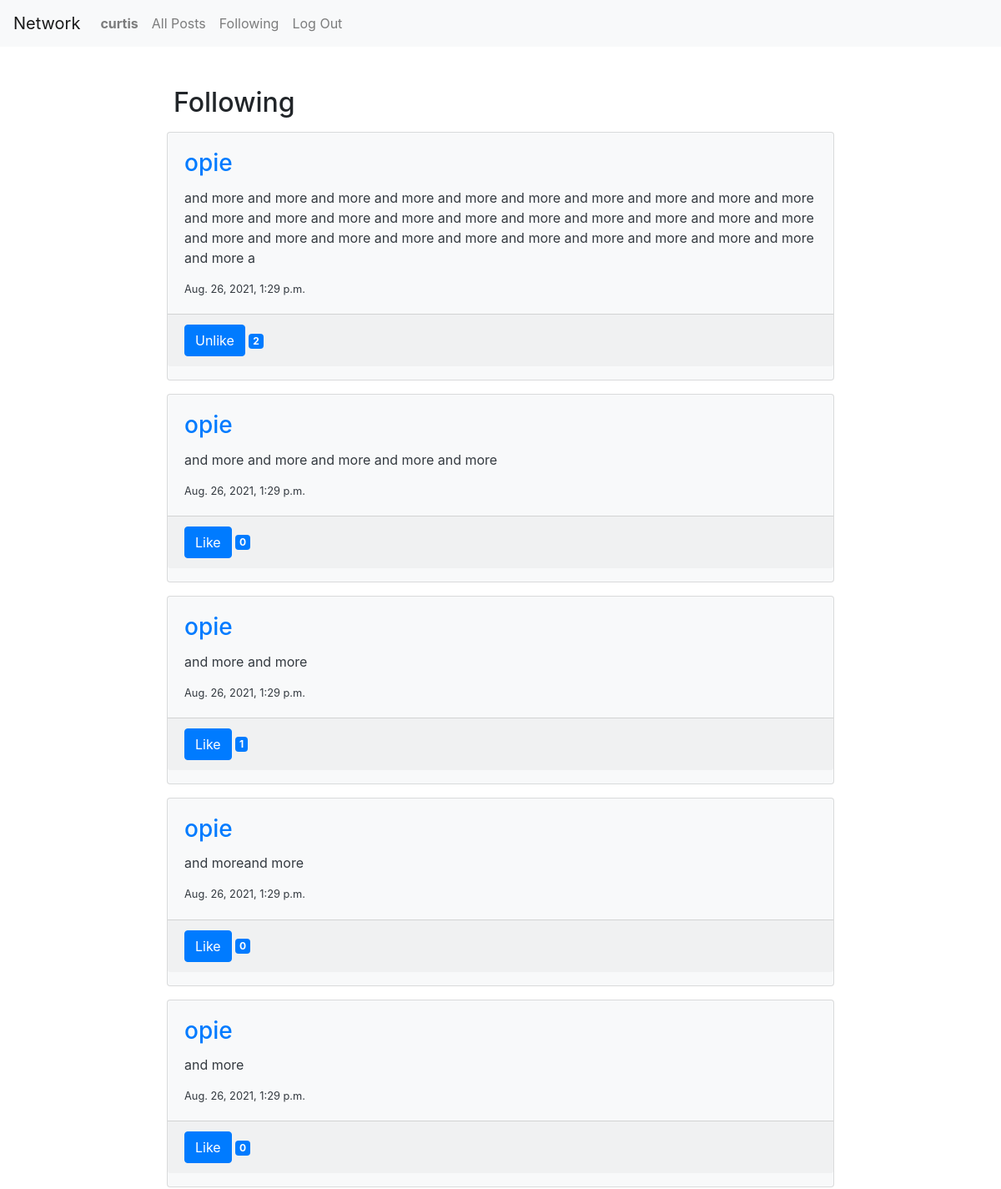
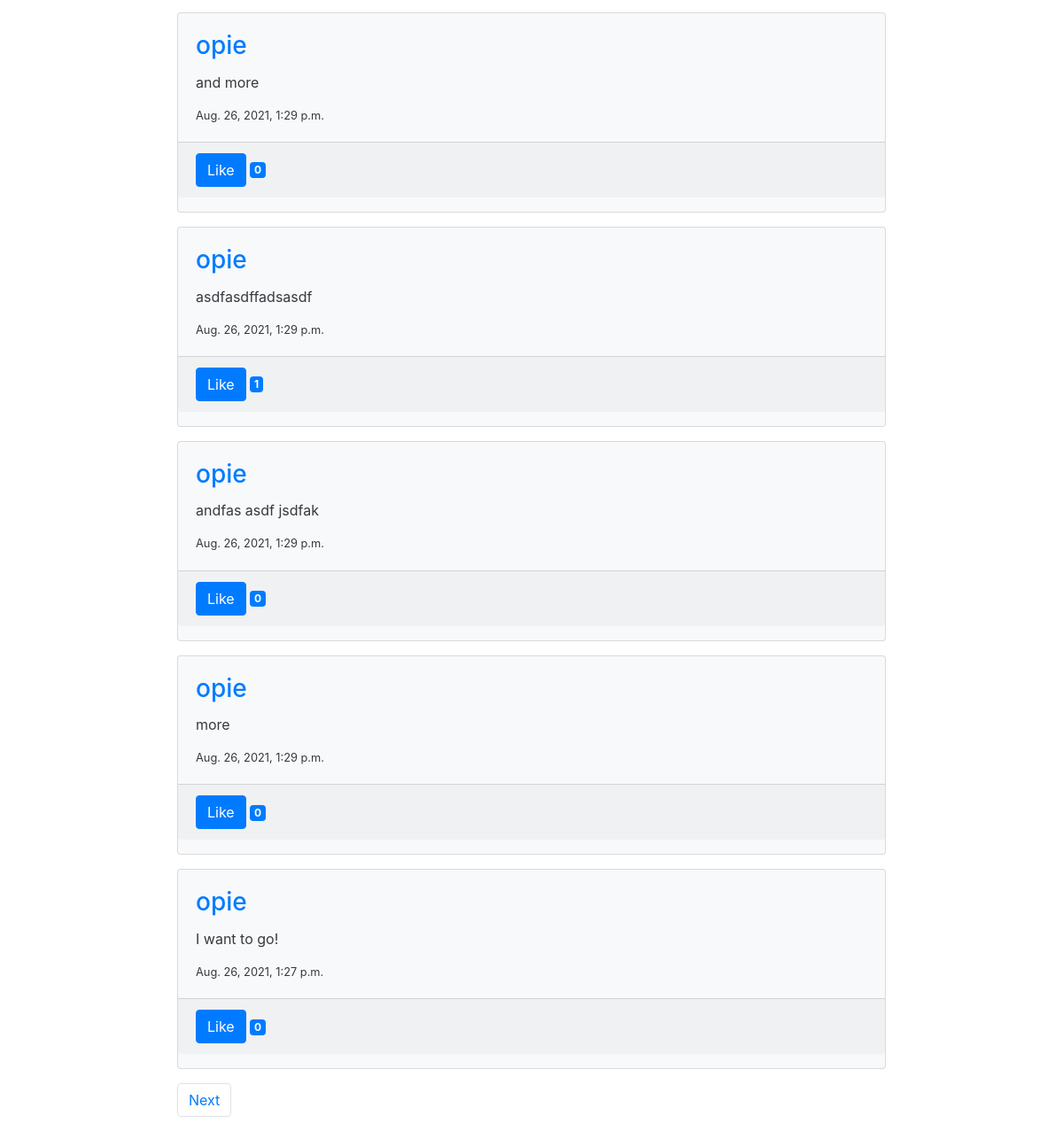
Page /following (signed in) on the committed database (2 pictures, top to bottom).
### network/models.py (models this page shows, shortened)
class User(AbstractUser):
    def __str__(self):
        return f"{self.username}"

class Post(models.Model):
    poster = models.ForeignKey(
        User, on_delete=models.CASCADE, related_name="posts")
    content = models.CharField(max_length=280)
    created = models.DateTimeField(auto_now_add=True)
    updated = models.DateTimeField(auto_now=True)

### network/views.py (the view)
# urls.py: path("following", views.following, name="following"),
@login_required
def following(request):
    user_id = request.user.id
    follows = list(Follow.objects.filter(
        follower=user_id, follow_status=True).values())
    if follows != []:
        followed_users = []
        for follow in follows:
            followed_users.append(follow["followed_id"])
        followed_posts = []
        for user in followed_users:
            followed_posts += list(Post.objects.filter(poster=user).values())
        followed_posts = get_post_data(followed_posts, user_id)
        paginator = Paginator(followed_posts, 10)
        page_number = request.GET.get('page')
        page_obj = paginator.get_page(page_number)
        context = {
            "page_obj": page_obj
        }
    else:
        message = "You don't yet follow anyone."
        context = {
            "message": message
        }
    return render(request, "network/following.html", context)

### network/views.py (called while the page is built)
def get_post_data(posts, user_id):
    posts.sort(key=lambda post: post['created'], reverse=True)
    for post in posts:
        poster_id = post['poster_id']
        poster = User.objects.get(pk=poster_id).username
        post['poster'] = poster
        post_id = post['id']
        likes = Like.objects.filter(liked_post=post_id, like_status=True)
        likes_count = likes.count()  # no need convert to list to get count?
        post['likes_count'] = likes_count
        likes_by_user = list(likes.filter(liker=user_id, like_status=True))
        if likes_by_user == []:
            like_button = "Like"
        else:
            like_button = "Unlike"
        post['like_button'] = like_button
    return posts

### network/templates/network/following.html (shortened to what this page needs)
{% extends "network/layout.html" %}
{% load static %}
{% block body %}
    {% if message %}
        {{message}}
    {% else %}
        <div id="following-posts">
            <h2 class="mx-auto mt-5" style="width: 49rem;">
                Following
            </h2>
            {% for post in page_obj %}
                <div class="card text-dark bg-light m-3 mx-auto" style="width: 50rem;">
                    <div class="card-body">
                        <h3 class="card-title"><a href="{% url 'profile' post.poster %}">{{post.poster}}</a></h5>
                        <p class="card-text">{{post.content}}</p>
                        <p class="card-text small">{{post.created}}</p>
                    </div>
                    <p class="card-footer">
                        <button type="submit" class="btn btn-primary like-button" id="like-button-{{post.id}}">{{post.like_button}}</button>
                        <span class="badge badge-primary like-badge" id="like-badge-{{post.id}}">{{post.likes_count}}</span>
                    </p>
                </div>
            {% endfor %}
        </div>
        <nav aria-label="Page navigation for posts" class="m-3 mx-auto" style="width: 50rem;">
            <ul class="pagination">
                {% if page_obj.has_next %}
                    <li class="page-item">
                        <a class="page-link" href="?page={{ page_obj.next_page_number }}">
                            Next
                        </a>
                    </li>
                {% endif %}
            </ul>
        </nav>
    {% endif %}
{% endblock %}

### network/templates/network/layout.html (shortened to what this page needs)
{% load static %}
<!DOCTYPE html>
<html lang="en">
    <head>
        <link rel="stylesheet" href="https://stackpath.bootstrapcdn.com/bootstrap/4.4.1/css/bootstrap.min.css">
        <link href="{% static 'network/styles.css' %}" rel="stylesheet">
    </head>
    <body>
        <nav class="navbar navbar-expand-lg navbar-light bg-light">
            <a class="navbar-brand" href="{% url 'index' %}">Network</a>
            <div>
              <ul class="navbar-nav mr-auto">
                {% if user.is_authenticated %}
                    <li class="nav-item">
                        <a class="nav-link" href="{% url 'profile' user.username %}"><strong>{{ user.username }}</strong></a>
                    </li>
                {% endif %}
                <li class="nav-item">
                  <a class="nav-link" href="{% url 'index' %}">All Posts</a>
                </li>
                {% if user.is_authenticated %}
                    <li class="nav-item">
                        <a class="nav-link" href="{% url 'following' %}">Following</a>
                    </li>
                    <li class="nav-item">
                        <a class="nav-link" href="{% url 'logout' %}">Log Out</a>
                    </li>
                {% endif %}
              </ul>
            </div>
          </nav>
        <div class="body">
            {% block body %}
            {% endblock %}
        </div>
    </body>
</html>

### rows in the picture
User: username "curtis"
Post: poster "opie", content "and more and more and more and more and more and more and more and more and more and more and more and more and more and more and more and more and more and more and more and more and more and more and more and more and more and more and more and more and more and more and more a", created "Aug. 26, 2021, 1:29 p.m.", like_button "Unlike", likes_count "2"
Post: poster "opie", content "and more and more and more and more and more", created "Aug. 26, 2021, 1:29 p.m.", like_button "Like", likes_count "0"
Post: poster "opie", content "and more and more", created "Aug. 26, 2021, 1:29 p.m.", like_button "Like", likes_count "1"
Post: poster "opie", content "and moreand more", created "Aug. 26, 2021, 1:29 p.m.", like_button "Like", likes_count "0"
Post: poster "opie", content "and more", created "Aug. 26, 2021, 1:29 p.m.", like_button "Like", likes_count "0"
Post: poster "opie", content "and more", created "Aug. 26, 2021, 1:29 p.m.", like_button "Like", likes_count "0"
Post: poster "opie", content "asdfasdffadsasdf", created "Aug. 26, 2021, 1:29 p.m.", like_button "Like", likes_count "1"
Post: poster "opie", content "andfas asdf jsdfak", created "Aug. 26, 2021, 1:29 p.m.", like_button "Like", likes_count "0"
Post: poster "opie", content "more", created "Aug. 26, 2021, 1:29 p.m.", like_button "Like", likes_count "0"
Post: poster "opie", content "I want to go!", created "Aug. 26, 2021, 1:27 p.m.", like_button "Like", likes_count "0"
